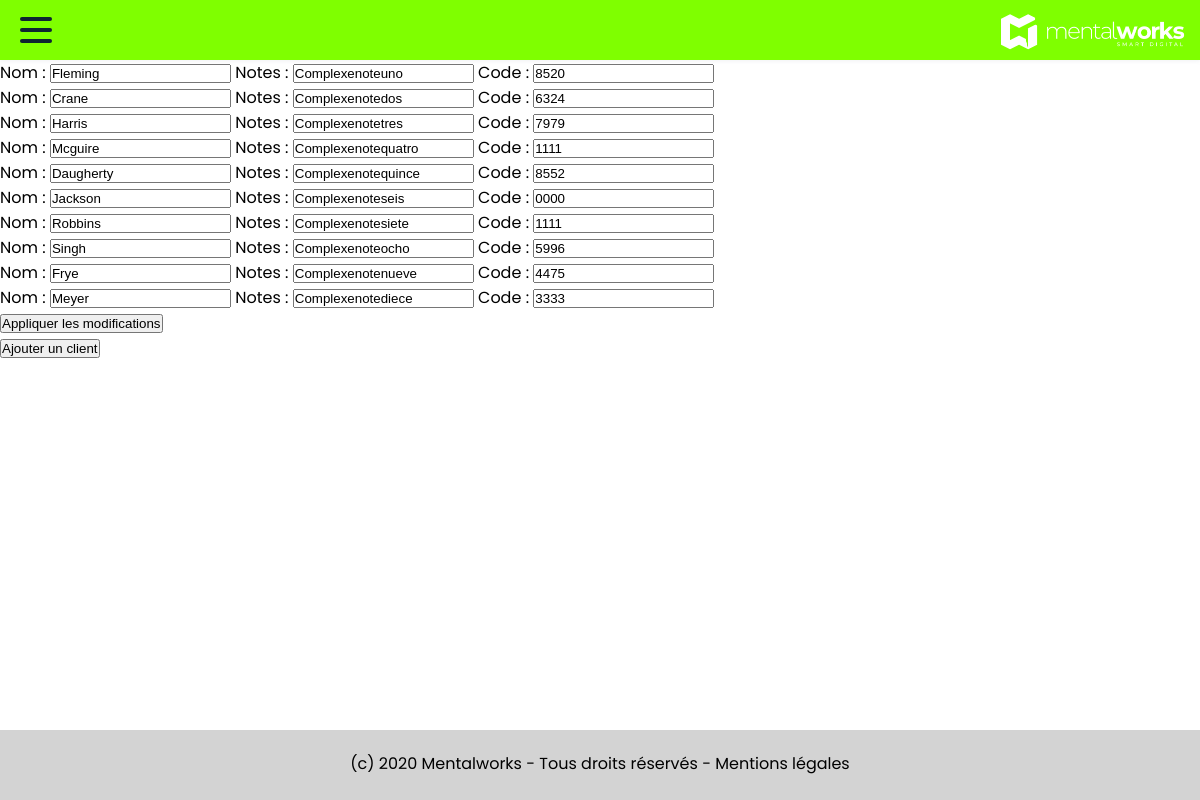
Page /modif.php on the committed database.
### tables this page shows
CREATE TABLE `customer` (
  `id` int(11) NOT NULL,
  `code` varchar(255) NOT NULL,
  `name` varchar(255) NOT NULL,
  `notes` text DEFAULT NULL
);

### BDD/requets.php (called while the page is built, shortened)
<?php
require('connexion.php');
$sql = "SELECT * FROM customer";
$statement = $db->prepare($sql);
$statement->execute();
$listClient = $statement->fetchAll(PDO::FETCH_OBJ);

### modif.php (the view, shortened to what this page needs)
<?php
require('include/navbar.php');
require('BDD/requets.php');
?>
<!DOCTYPE html>
<html>
<head>
</head>
<body>
<form action='BDD/requets.php' method='post'>
    <ul>
        <?php foreach ($listClient as $client) { ?>
            <li>
                <label>Nom : </label>
                <input type="text" value="<?= $client->name; ?>" name="name[<?= $client->id; ?>]" />
                <label>Notes : </label>
                <input type="text" value="<?= $client->notes; ?>" name="notes[<?= $client->id; ?>]" />
                <label>Code : </label>
                <input type="text" value="<?= $client->code; ?>" name="code[<?= $client->id; ?>]" />
            </li>
        <?php } ?>
    </ul>
    <div><input type='submit' name='modify' value='Appliquer les modifications' /></div>
</form>
<button onclick="window.location.href='ajout.php';">Ajouter un client</button>
</body>
</html>

### include/navbar.php (shortened to what this page needs)
<!doctype html>
<head>
    <link rel="stylesheet" href="CSS/style.css">
</head>
<body>
<nav>
    <div class="navbar">
        <div class="container nav-container">
            <div class="hamburger-lines">
                <span class="line line1"></span>
                <span class="line line2"></span>
                <span class="line line3"></span>
            </div>
            <div class="logo">
                <img src="img/logo-mentalworks-blanc.png" style="width:184px">
            </div>
        </div>
    </div>
</nav>
<?php
include ('footer.php');
?>
</body>
</html>

### include/footer.php (shortened to what this page needs)
<!doctype html>
<head>
    <link rel="stylesheet" href="style.css">
</head>
<body>
<div class="footer">
    (c) 2020 Mentalworks - Tous droits réservés - Mentions légales
</div>
</body>
</html>

### CSS/style.css (style rules this page uses)
* { margin: 0; padding: 0; box-sizing: border-box; }
body { font-family: "Poppins", sans-serif; }
.container { max-width: 1050px; width: 100%; margin-left: 2.5%; }
.navbar { width: 100%; box-shadow: 0 1px 4px rgb(146 161 176 / 15%); background-color: chartreuse; }
.nav-container { display: flex; justify-content: space-between; align-items: center; height: 62px; }
.nav-container { display: block; height: 60px; }
.nav-container .hamburger-lines { display: block; height: 26px; width: 32px; position: absolute; top: 17px; left: 20px; z-index: 2; display: flex; flex-direction: column; justify-content: space-between; }
.nav-container .hamburger-lines .line { display: block; height: 4px; width: 100%; border-radius: 10px; background: #0e2431; }
.nav-container .hamburger-lines .line1 { transform-origin: 0% 0%; transition: transform 0.4s ease-in-out; }
.nav-container .hamburger-lines .line2 { transition: transform 0.2s ease-in-out; }
.nav-container .hamburger-lines .line3 { transform-origin: 0% 100%; transition: transform 0.4s ease-in-out; }
.logo { position: absolute; top: 5px; right: 15px; font-size: 15px; color: #0e2431; }
.footer { background-color: lightgray; height: 70px; text-align: center; padding-top: 21px; bottom: 0; position: fixed; width: 100%; }

### rows in the picture
customer: name "Fleming", notes "Complexenoteuno", code "8520"
customer: name "Crane", notes "Complexenotedos", code "6324"
customer: name "Harris", notes "Complexenotetres", code "7979"
customer: name "Mcguire", notes "Complexenotequatro", code "1111"
customer: name "Daugherty", notes "Complexenotequince", code "8552"
customer: name "Jackson", notes "Complexenoteseis", code "0000"
customer: name "Robbins", notes "Complexenotesiete", code "1111"
customer: name "Singh", notes "Complexenoteocho", code "5996"
customer: name "Frye", notes "Complexenotenueve", code "4475"
customer: name "Meyer", notes "Complexenotediece", code "3333"
